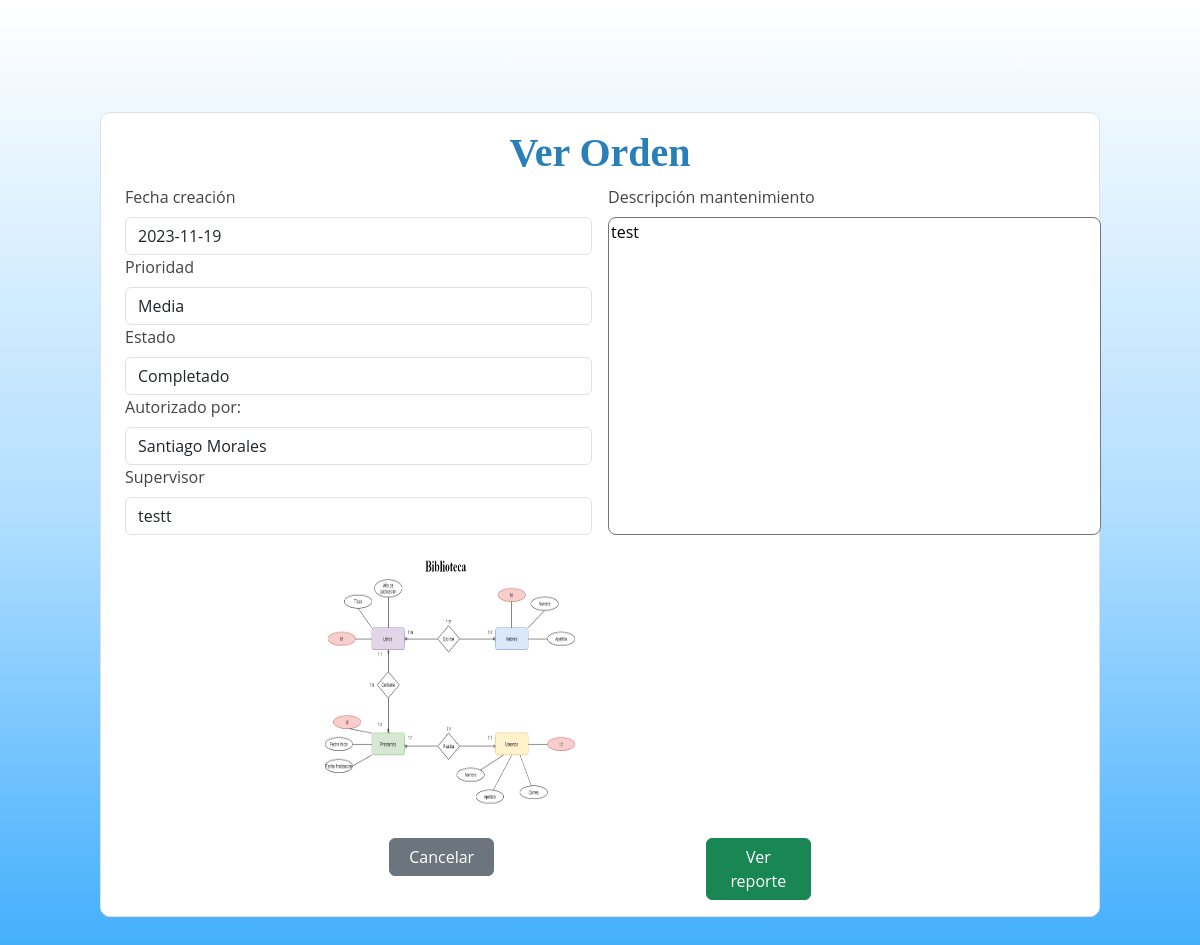
The page /webService/ajax.php?modulo=Orden_mto&controlador=Orden_mto&funcion=getConsultar&Id_ordenes=1 (signed in) on the database its author committed.
### tables this page shows
CREATE TABLE `ordenes_mantenimiento` (
  `Id_ordenes_mantenimiento` int(11) NOT NULL,
  `Descripcion` varchar(45) NOT NULL,
  `Fecha_creacion` date NOT NULL,
  `Fecha_terminacion` date NOT NULL,
  `Id_usuario` int(11) NOT NULL,
  `Id_prioridad` int(11) NOT NULL,
  `Id_estado` int(11) NOT NULL,
  `Id_imagen` varchar(100) NOT NULL,
  `Supervisor` varchar(100) NOT NULL
);

CREATE TABLE `prioridades` (
  `Id_prioridades` int(11) NOT NULL,
  `Pri_nombre` varchar(45) NOT NULL
);

CREATE TABLE `estados` (
  `Id_estado` int(11) NOT NULL,
  `Est_nombre` varchar(45) NOT NULL
);

CREATE TABLE `usuarios` (
  `Id_usuario` int(11) NOT NULL,
  `Usu_nombre` varchar(45) NOT NULL,
  `Apellido` varchar(45) NOT NULL,
  `Correo_electronico` varchar(100) NOT NULL,
  `Contrasena` varchar(45) NOT NULL,
  `Id_codigo` int(11) DEFAULT NULL,
  `Id_rol` int(11) NOT NULL
);

CREATE TABLE `imagenes` (
  `Id_imagenes` int(11) NOT NULL,
  `Nombre_img` varchar(100) NOT NULL
);

### Controller/Orden_mto/Orden_mto_controller.php (called while the page is built, shortened)
<?php
class Orden_mto_controller {
        function getConsultar(){
            try{
                $conexion=new Orden_model();
                $id_orden=$_GET['Id_ordenes'];
                $sql="SELECT o.Id_ordenes_mantenimiento,o.Descripcion,o.Fecha_creacion,o.Id_estado,e.Est_nombre,o.Id_prioridad,p.Pri_nombre, o.Id_usuario, u.Usu_nombre, u.Apellido, o.Supervisor, o.Id_imagen, i.Nombre_img FROM ordenes_mantenimiento AS o,estados AS e, prioridades AS p, usuarios AS u, imagenes AS i WHERE o.Id_ordenes_mantenimiento=$id_orden AND o.Id_estado=3  AND o.Id_prioridad=p.Id_prioridades AND o.Id_usuario=u.Id_usuario AND o.Id_imagen=i.Id_imagenes";
                $response = $conexion->consultar($sql);
                if($response){
                    foreach ($response as $row){
                        $fechac=$row->Fecha_creacion;
                        $Prioridad=$row->Pri_nombre;
                        $Estado=$row->Est_nombre;
                        $Supervisor=$row->Supervisor;
                        $Usuario=$row->Usu_nombre." ".$row->Apellido;
                        $Descripcion=$row->Descripcion;
                        $Imagen=$row->Nombre_img;
                        $id_orden=$row->Id_ordenes_mantenimiento;
                    }
                }
                include_once '../View/Orden_mto/Ver_Orden_mto.php';
            }catch (PDOException $e) {
                $response = array(
                    "success" => false,
                    "message" => "Error: " . $e->getMessage()
                );
                header('Content-Type: application/json');
                echo json_encode($response);
            }
        }
}

### Model/CRUD.php (called while the page is built, shortened)
<?php
class crud {
     function consultar($sql) {
        $conexion = new conexion();
        $pdo = $conexion->conect();
        $sql = $pdo->prepare($sql);
        $results = $sql->execute();
        $rows = $sql->fetchAll(\PDO::FETCH_OBJ);
        return $rows;
    }
}

### View/Orden_mto/Ver_Orden_mto.php (the view, shortened to what this page needs)
<!DOCTYPE html>
<html lang="en">
<head>
  <link href="../assets/vendor/bootstrap/css/bootstrap.min.css" rel="stylesheet">
  <link href="../assets/vendor/bootstrap-icons/bootstrap-icons.css" rel="stylesheet">
  <link href="../assets/vendor/simple-datatables/style.css" rel="stylesheet">
  <link href="../assets/css/style.css" rel="stylesheet">
</head>
<body style="background: linear-gradient(to top, #30A6FC, #B1DEFF, #ffffff)">
  <?php
      include_once '../webService/helpers.php';
  ?>
<div class="col-lg-12 d-flex justify-content-center align-items-center">
    <section>
        <div class="container border p-3 mx-auto" style="background-color: #ffffff; max-width: 1000px; margin:112px; border-radius: 10px; ">
                <h1 style="font-family:Georgia, serif; color:#2980b9; text-align: center; font-weight: bold;">Ver Orden</h1>
                <form class="row g-3 mx-auto" action="<?php echo getUrl("Orden_mto","Orden_mto","postEditar",array("Id_ordenes"=>$id_orden),"ajax")?>" method="POST" enctype="multipart/form-data">
                    <div class="col-6 justify-content-center">
                        <div class="col-12 justify-content-center">
                                <label for="fechac" class="form-label">Fecha creación</label>
                                <input type="text" class="form-control" name="fechac" id="fechac" value="<?php echo $fechac; ?>" readonly>
                        </div>
                        <div class="col-12">
                            <label for="prioridad" class="form-label">Prioridad</label>
                            <input type="text" class="form-control" name="prioridad" id="prioridad" value="<?php echo $Prioridad; ?>" readonly>
                        </div>
                        <div class="col-12">
                            <label for="estado" class="form-label">Estado</label>
                            <input type="text" class="form-control" name="estado" id="estado" value="<?php echo $Estado; ?>" readonly>
                        </div>
                        <div class="col-12">
                            <label for="secre" class="form-label">Autorizado por:</label>
                            <input type="text" class="form-control" name="secre" id="secre" value="<?php echo $Usuario?>" readonly>
                        </div>
                        <div class="col-12 justify-content-center">
                            <label for="supervisor" class="form-label">Supervisor</label>
                            <input type="text" class="form-control" name="supervisor" id="supervisor" value="<?php echo $Supervisor?>" readonly>
                        </div>
                    </div>
                    <div class="col-6 justify-content-center">
                        <label for="descripcion" class="form-label">Descripción mantenimiento</label>
                        <div class="col-12 justify-content-center">
                                <textarea id="descripcion" name="descripcion" rows="13" cols="50" style="resize: none; border-round; border-radius: 8px;" readonly><?php echo $Descripcion?></textarea>
                        </div>
                    </div>
                    <div class="col-6">
                        <img src="../assets/img/<?php echo $Imagen ?>" width="250" height="250" alt="" style="margin-left: 200px; margin-bottom: 15px">
                    </div>
                    <div class="col-12 d-flex justify-content-center">
                        <div class="col-4 text-center">
                            <a href=<?php echo getUrl("Orden_mto","Orden_mto","index",false,"ajax")?>><button type="button" class="btn btn-secondary col-4">Cancelar</button></a>
                        </div>
                        <div class="col-4 text-center">
                            <a href=<?php echo getUrl("Reportes","Reportes","index",false,"ajax")?>><button type="button" class="btn btn-success col-4">Ver reporte</button></a>
                        </div>
                    </div>
                </form>
        </div>
    </section>
</div>
</body>
</html>

### assets/css/style.css (style rules this page uses)
:root { scroll-behavior: smooth; }
body { font-family: "Open Sans", sans-serif; background: #f6f9ff; color: #444444; }
a { color: #4154f1; text-decoration: none; }
h1, h2, h3, h4, h5, h6 { font-family:serif; }

### rows shown on the page
ordenes_mantenimiento: fechac "2023-11-19", supervisor "testt", descripcion "test"
prioridades: prioridad "Media"
estados: estado "Completado"
usuarios: secre "Santiago Morales"
imagenes: Nombre_img (picture)
